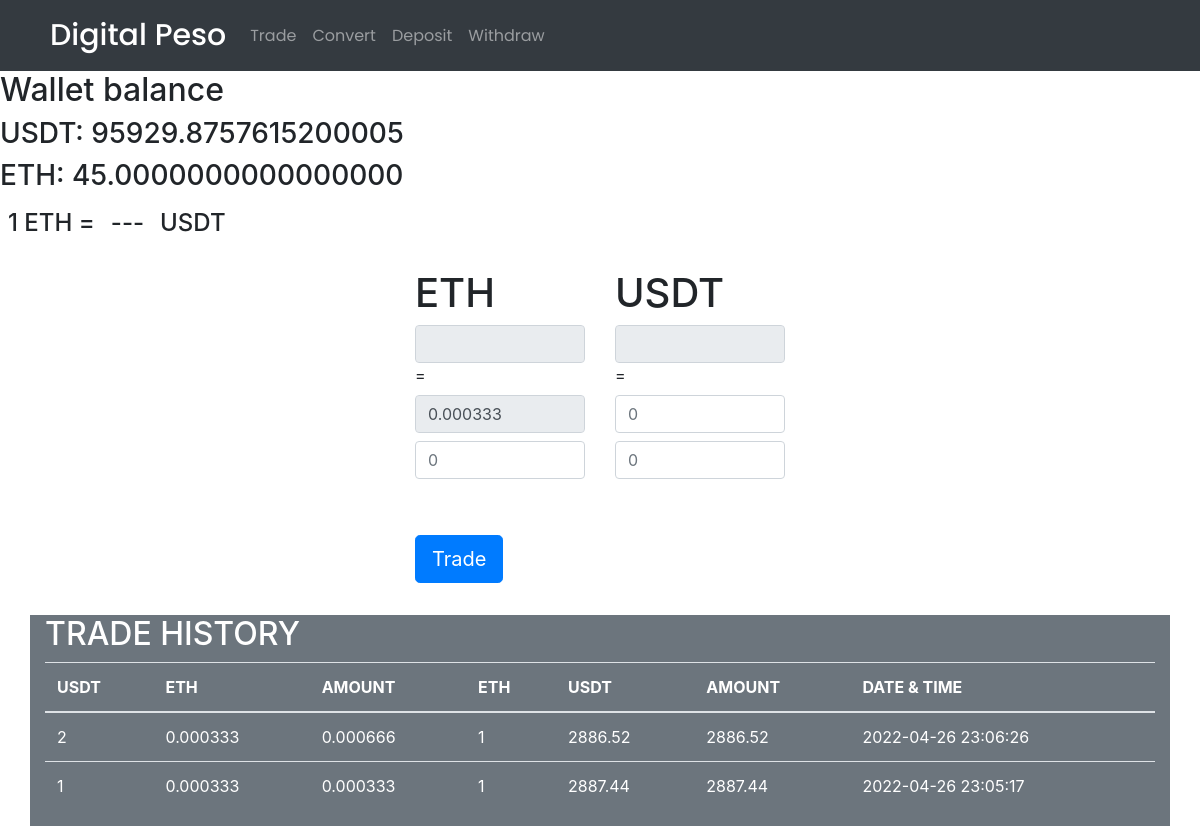
Screenshot of /USDtoETH.php (signed in) with the database file from the repository.
### tables this page shows
CREATE TABLE `usertable` (
  `id` int(11) NOT NULL,
  `name` varchar(255) NOT NULL,
  `email` varchar(255) NOT NULL,
  `password` varchar(255) NOT NULL,
  `code` mediumint(50) NOT NULL,
  `status` text NOT NULL,
  `bal_php` varchar(50) NOT NULL,
  `bal_usd` varchar(50) NOT NULL,
  `bal_btc` varchar(50) NOT NULL,
  `bal_eth` varchar(50) NOT NULL,
  `bal_matic` varchar(50) NOT NULL
);

CREATE TABLE `trade_hist` (
  `id` int(11) NOT NULL,
  `usdt1` varchar(50) NOT NULL,
  `eth1` varchar(50) NOT NULL,
  `amount1` varchar(50) NOT NULL,
  `usdt2` varchar(50) NOT NULL,
  `eth2` varchar(50) NOT NULL,
  `amount2` varchar(50) NOT NULL,
  `time` datetime NOT NULL DEFAULT current_timestamp()
);

### retrieve-data-eth.php (called while the page is built)
<?php
include 'connection.php';
$query="select * from trade_hist order by id desc limit 20";
$result=mysqli_query($con,$query);
?>

### USDtoETH.php (the view, shortened to what this page needs)
<?php require_once "controllerUserData.php"; ?>
<?php
$email = $_SESSION['email'];
$password = $_SESSION['password'];
if($email != false && $password != false){
    $sql = "SELECT * FROM usertable WHERE email = '$email'";
    $run_Sql = mysqli_query($con, $sql);
    if($run_Sql){
        $fetch_info = mysqli_fetch_assoc($run_Sql);
    }
}else{
    header('Location: login-user.php');
}
?>
<!DOCTYPE html>
<html lang="en">
<head>
    <link rel="stylesheet" href="https://stackpath.bootstrapcdn.com/bootstrap/4.5.2/css/bootstrap.min.css">
</head>
<body>
    <nav class="navbar navbar-expand-lg navbar-dark bg-dark">
        <a class="navbar-brand" href="home.php">Digital Peso</a>
        <div class="collapse navbar-collapse" id="navbarNav">
            <ul class="navbar-nav">
                <li class="nav-item">
                    <a class="nav-link" href="trade.php">Trade</a>
                </li>
                <li class="nav-item">
                    <a class="nav-link" href="convert.php">Convert</a>
                </li>
                <li class="nav-item">
                    <a class="nav-link" href="deposit.php">Deposit</a>
                </li>
                <li class="nav-item">
                    <a class="nav-link" href="withdraw.php">Withdraw</a>
                </li>
            </ul>
        </div>
    </nav>
    <h2>Wallet balance</h2>
    <h3>USDT: <?php echo $fetch_info['bal_usd'] ?> </h3>
    <h3>ETH: <?php echo $fetch_info['bal_eth'] ?> </h3>
<div class="d-flex flex-row bd-highlight mb-3">
  <div class="p-2 bd-highlight"><h4>1 ETH = </h4></div>
  <div class="p-2 bd-highlight"><h4 id="stock-price" name="stock_price">---</h4></div>
  <div class="p-2 bd-highlight"><h4>USDT</h4></div>
</div>
    <div class="container-fluid ">
        <form action="up_usdTOeth.php" id="post_get" method="post" >
            <div class="row">
                <div class="col-md-4">
                </div>
                <div class="col-md-4 ">
                    <div class="row">
                        <div class="col">
                            <h1>ETH</h1>
                            <input type="text" id="BTC" name="BTC" class="form-control" readonly>
                            <span>=</span>
                            <input type="text" id="a" name="BTC_a"class="form-control mt-2 mb-2" value="0.000333" disabled>
                            <input type="text" id="c"  name="USD_c" class="form-control mb-2" placeholder="0">
                        </div>
                        <div class="col">
                            <h1>USDT</h1>
                            <input type="text"  id="USD" name="USD" class="form-control" readonly>
                            <span>=</span>
                            <input type="text" id="d" name="USD_d"class="form-control mt-2 mb-2" placeholder="0">
                            <input type="text" id="b"  name="BTC_b" class="form-control mt-2 mb-2" placeholder="0">
                        </div>
                    </div>
                    <button type="submit" id="store" name="trade" class="btn btn-primary btn-lg float-left mt-5">Trade</button>
                </div>
</form>
                <div class="col-md-4">
                </div>
</div>
<br>
<div class="container mt-2 mt-2 bg-secondary text-white bg-gradient-25">
    <div class="row">
        <div class="col-md-12">
            <div class="page-header">
                <h2>TRADE HISTORY</h2>
            </div>
            <table class="table mt-2 bg-secondary text-white bg-gradient-25">
              <thead>
                <tr>
                  <th scope="col">USDT</th>
                  <th scope="col">ETH</th>
                  <th scope="col">AMOUNT</th>
                  <th scope="col">ETH</th>
                  <th scope="col">USDT</th>
                  <th scope="col">AMOUNT</th>
                  <th scope="col">DATE & TIME</th>
                </tr>
              </thead>
              <tbody>
                <?php include 'retrieve-data-eth.php'; ?>
                <?php if ($result->num_rows > 0): ?>
                <?php while($array=mysqli_fetch_row($result)): ?>
                <tr>
                    <td><?php echo $array[4];?></td>
                    <td><?php echo $array[2];?></td>
                    <td><?php echo $array[3];?></td>
                    <td><?php echo $array[1];?></td>
                    <td><?php echo $array[5];?></td>
                    <td><?php echo $array[6];?></td>
                    <td><?php echo $array[7];?></td>
                </tr>
                <?php endwhile; ?>
                <?php else: ?>
                <tr>
                   <td colspan="3" rowspan="1" headers="">No Data Found</td>
                </tr>
                <?php endif; ?>
              </tbody>
            </table>
        </div>
    </div>
</div>
                </body>
</html>

### USDtoETH.php (style rules this page uses)
nav { padding-left: 50px !important; padding-right: 100px !important; background: #6665ee; font-family: 'Poppins', sans-serif; }
nav a.navbar-brand { color: #fff; font-size: 30px !important; font-weight: 500; }
body { background: url('https://source.unsplash.com/twukN12EN7c/1920x1080') no-repeat center center fixed; -webkit-background-size: cover; -moz-background-size: cover; background-size: cover; -o-background-size: cover; }

### rows the page displays
usertable: bal_usd "95929.8757615200005", bal_eth "45.0000000000000000"
trade_hist: usdt2 "2", eth1 "0.000333", amount1 "0.000666", usdt1 "1", eth2 "2886.52", amount2 "2886.52", time "2022-04-26 23:06:26"
trade_hist: usdt2 "1", eth1 "0.000333", amount1 "0.000333", usdt1 "1", eth2 "2887.44", amount2 "2887.44", time "2022-04-26 23:05:17"
